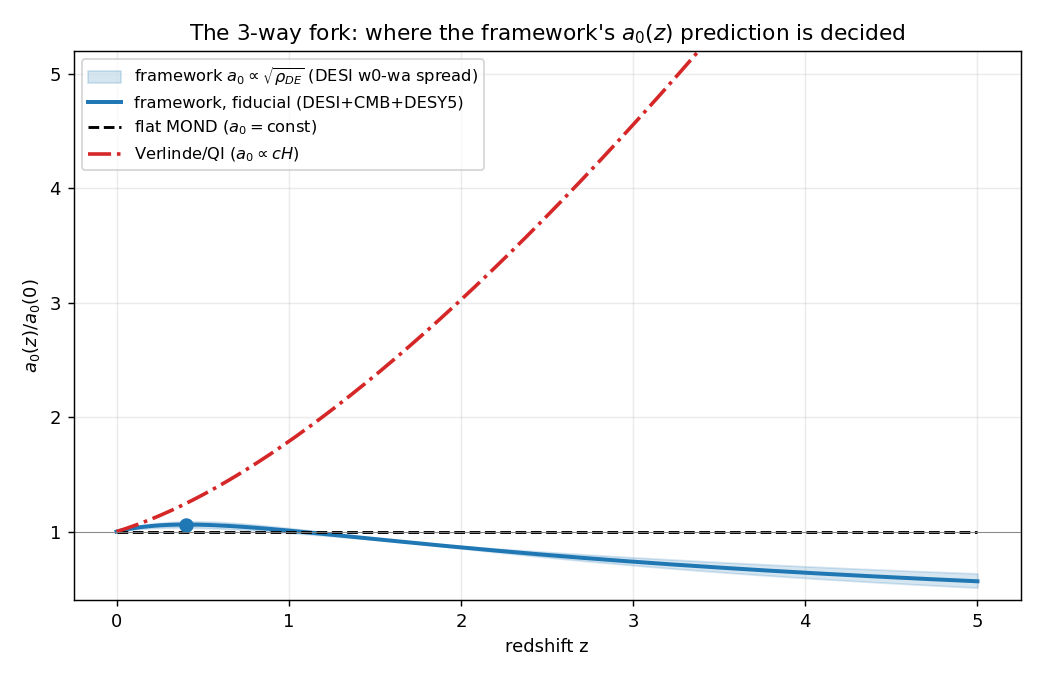

Here is the Python script that generated this plot:
#!/usr/bin/env python3
"""
The framework's one falsifiable prediction, computed exactly:
    a0(z)/a0(0) = sqrt( rho_DE(z) / rho_DE(0) )
because a0 = (c/2) sqrt(G rho_DE), with rho_DE evolving per DESI DR2 (CPL w0-wa).

Compared against the two rival emergent-gravity readings:
    - flat MOND:        a0 = const          (a0 from a fixed scale)
    - Verlinde / QI:    a0 ∝ c H(z)         (a0 from TOTAL density / horizon)

Key outputs:
    (1) the exact a0(z) curve + its NON-MONOTONIC feature (peak where w crosses -1)
    (2) the observable: V_flat offset at fixed M_bar  (V^4 = G M a0)
    (3) the 3-way discriminating power vs redshift
    (4) error band from the DESI w0-wa covariance
C. Zimmerman / verification, 2026-06-06. No external deps beyond numpy (matplotlib optional).
"""
import numpy as np

# ---- DESI DR2 (2025) BAO+CMB+SNe CPL fits, three SNe compilations -------------
# (w0, wa, sig_w0, sig_wa, corr)  -- representative published central values + errors
DESI = {
    "DESI+CMB+DESY5":    dict(w0=-0.752, wa=-0.86, sw0=0.057, swa=0.22, rho=-0.86),
    "DESI+CMB+Union3":   dict(w0=-0.667, wa=-1.09, sw0=0.088, swa=0.31, rho=-0.87),
    "DESI+CMB+Pantheon+":dict(w0=-0.838, wa=-0.62, sw0=0.055, swa=0.28, rho=-0.85),
}
FID = "DESI+CMB+DESY5"   # fiducial = the combo in the project memory (w0=-0.752, wa=-0.86)

OM, OL = 0.3137, 0.6863   # Planck-ish, for H(z) (Verlinde) and for the matter cross-checks

def rho_DE_ratio(z, w0, wa):
    """rho_DE(z)/rho_DE0 for CPL w(a)=w0+wa(1-a).  = a^{-3(1+w0+wa)} exp[-3 wa (1-a)]."""
    a = 1.0/(1.0+z)
    return a**(-3.0*(1.0+w0+wa)) * np.exp(-3.0*wa*(1.0-a))

def a0_framework(z, w0, wa):
    return np.sqrt(rho_DE_ratio(z, w0, wa))           # a0 ∝ sqrt(rho_DE)

def a0_verlinde(z):
    Ez = np.sqrt(OM*(1+z)**3 + OL)                    # H(z)/H0
    return Ez                                          # a0 ∝ cH(z)

def Vflat_offset_dex(a0ratio):
    """V_flat^4 = G M_bar a0  =>  at fixed M_bar, dlog10 V = (1/4) dlog10 a0."""
    return 0.25*np.log10(a0ratio)

def pct(x):  # fractional velocity change from a0 ratio: V ∝ a0^{1/4}
    return (x**0.25 - 1.0)*100.0

# ---- the peak of a0(z): d/da [a^p exp(q(1-a))]=0 => a*=p/q ; p=-3(1+w0+wa)/2, q=-3wa/2 --
def a0_peak(w0, wa):
    p = -1.5*(1.0+w0+wa); q = -1.5*wa
    a_star = p/q
    if not (0 < a_star < 1):  # no interior peak (monotonic)
        return None
    z_star = 1.0/a_star - 1.0
    return z_star, a0_framework(z_star, w0, wa)

f = DESI[FID]; w0, wa = f["w0"], f["wa"]

print("="*78)
print(f"FRAMEWORK PREDICTION  a0(z)/a0(0) = sqrt(rho_DE(z)/rho_DE0)   [fiducial {FID}]")
print(f"   w0={w0}, wa={wa}  ->  rho_DE(a)/rho0 = a^{-3*(1+w0+wa):.3f} * exp[{-3*wa:.3f}(1-a)]")
print("="*78)

# w crosses -1 (=> rho_DE peak) at  1-a = (-1-w0)/wa
across = (-1.0 - w0)/wa
z_cross = 1.0/(1.0-across) - 1.0
pk = a0_peak(w0, wa)
print(f"\nw(z) crosses -1 at z = {z_cross:.2f}   (rho_DE, hence a0, peaks here)")
if pk:
    print(f"a0(z) PEAK: a0/a0(0) = {pk[1]:.4f} at z = {pk[0]:.2f}   "
          f"(+{(pk[1]-1)*100:.1f}% bump, then monotonic decline)")
print("  => the framework does NOT predict pure decline: it predicts a small RISE to a")
print("     z~0.4 bump (where w=-1), then decline.  Neither flat MOND nor Verlinde does this.")

zs = [0.0,0.2,0.41,0.6,1.0,1.5,2.0,3.0,4.0,5.0,7.0,10.0,20.0,1100.0]
print("\n   z   | a0/a0(0)  | V_flat offset       || flat | Verlinde a0/a0(0) (V offset)")
print("       | (frame)   | dlog10V    %V        ||      | a0      %V")
print("-"*78)
for z in zs:
    af = a0_framework(z, w0, wa)
    av = a0_verlinde(z)
    print(f" {z:6.1f}| {af:7.4f}   | {Vflat_offset_dex(af):+7.4f}  {pct(af):+6.1f}%  "
          f"||  1.00| {av:6.2f}  {pct(av):+6.1f}%")

# ---- 3-way discriminating power: spread in V_flat (fixed M_bar) -----------------
print("\n" + "="*78)
print("3-WAY OBSERVABLE FORK  (V_flat at FIXED baryonic mass, vs z):")
print("   the rising hypothesis is EASY to kill; declining-vs-flat is the hard one")
print("="*78)
print("   z   | frame %V | flat %V | Verlinde %V | frame-vs-flat | Verlinde-vs-flat")
print("-"*78)
for z in [0.5,1.0,2.0,3.0,5.0]:
    af = a0_framework(z,w0,wa); av=a0_verlinde(z)
    print(f" {z:5.1f} | {pct(af):+6.1f}  | {0.0:+6.1f} | {pct(av):+8.1f}   "
          f"| {pct(af)-0:+6.1f} pp    | {pct(av)-0:+7.1f} pp")

# ---- error band on the framework curve from the w0-wa covariance ----------------
print("\n" + "="*78)
print("ERROR BAND on a0(z)/a0(0) from DESI w0-wa covariance (1-sigma, fiducial combo)")
print("="*78)
rng = np.random.default_rng(0)
cov = np.array([[f["sw0"]**2, f["rho"]*f["sw0"]*f["swa"]],
                [f["rho"]*f["sw0"]*f["swa"], f["swa"]**2]])
with np.errstate(all="ignore"):   # suppress spurious Accelerate-BLAS matmul FP warnings
    samp = rng.multivariate_normal([w0,wa], cov, size=20000)
print("   z   | a0/a0(0)  16th--84th pct   |  is 1.000 (flat) inside 1sigma?")
print("-"*78)
for z in [0.5,1.0,2.0,3.0,5.0]:
    vals = np.sqrt(np.array([rho_DE_ratio(z,a,b) for a,b in samp]))
    lo,med,hi = np.percentile(vals,[16,50,84])
    flat_in = "YES (not yet distinguishable)" if lo<=1.0<=hi else "NO (distinguishable)"
    print(f" {z:5.1f} | {med:6.3f}   [{lo:5.3f}, {hi:5.3f}]   |  {flat_in}")

# ---- spread across the three DESI SNe combos (model/systematic spread) ----------
print("\n" + "="*78)
print("ROBUSTNESS across DESI SNe-compilation choice (central values):")
print("="*78)
print("   z   | " + " | ".join(f"{k.split('+')[-1]:>9}" for k in DESI))
for z in [1.0,2.0,3.0,5.0]:
    row = " | ".join(f"{a0_framework(z,v['w0'],v['wa']):9.3f}" for v in DESI.values())
    print(f" {z:5.1f} | {row}")

# ---- optional figure -----------------------------------------------------------
try:
    import matplotlib
    matplotlib.use("Agg")
    import matplotlib.pyplot as plt
    zg = np.linspace(0,5,400)
    fig, ax = plt.subplots(figsize=(8,5.2))
    # framework band across the 3 combos
    band = np.array([[a0_framework(z,v['w0'],v['wa']) for z in zg] for v in DESI.values()])
    ax.fill_between(zg, band.min(0), band.max(0), color="C0", alpha=0.18,
                    label="framework $a_0\\propto\\sqrt{\\rho_{DE}}$ (DESI w0-wa spread)")
    ax.plot(zg, [a0_framework(z,w0,wa) for z in zg], "C0-", lw=2.2,
            label=f"framework, fiducial ({FID})")
    ax.plot(zg, np.ones_like(zg), "k--", lw=1.6, label="flat MOND ($a_0=$const)")
    ax.plot(zg, [a0_verlinde(z) for z in zg], "C3-.", lw=2.0,
            label="Verlinde/QI ($a_0\\propto cH$)")
    if pk: ax.plot([pk[0]],[pk[1]],"C0o",ms=7)
    ax.axhline(1.0, color="gray", lw=0.5)
    ax.set_xlabel("redshift z"); ax.set_ylabel("$a_0(z)/a_0(0)$")
    ax.set_title("The 3-way fork: where the framework's $a_0(z)$ prediction is decided")
    ax.set_ylim(0.4, 5.2); ax.legend(fontsize=9, loc="upper left"); ax.grid(alpha=0.25)
    out = "real_research/a0_evolution_prediction_curve.png"
    fig.tight_layout(); fig.savefig(out, dpi=130)
    print(f"\n[figure written: {out}]")
except Exception as e:
    print(f"\n[figure skipped: {e}]")
